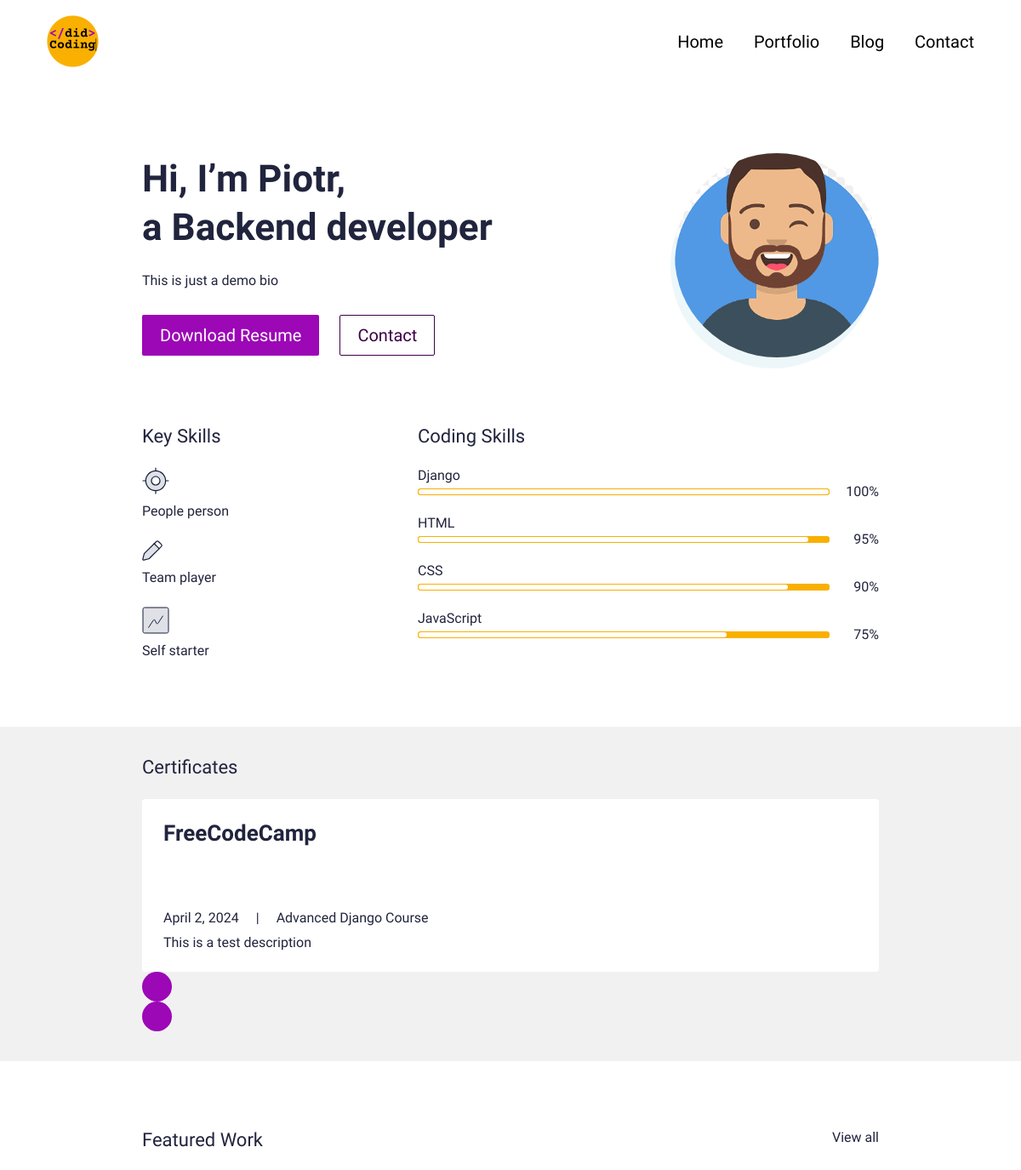
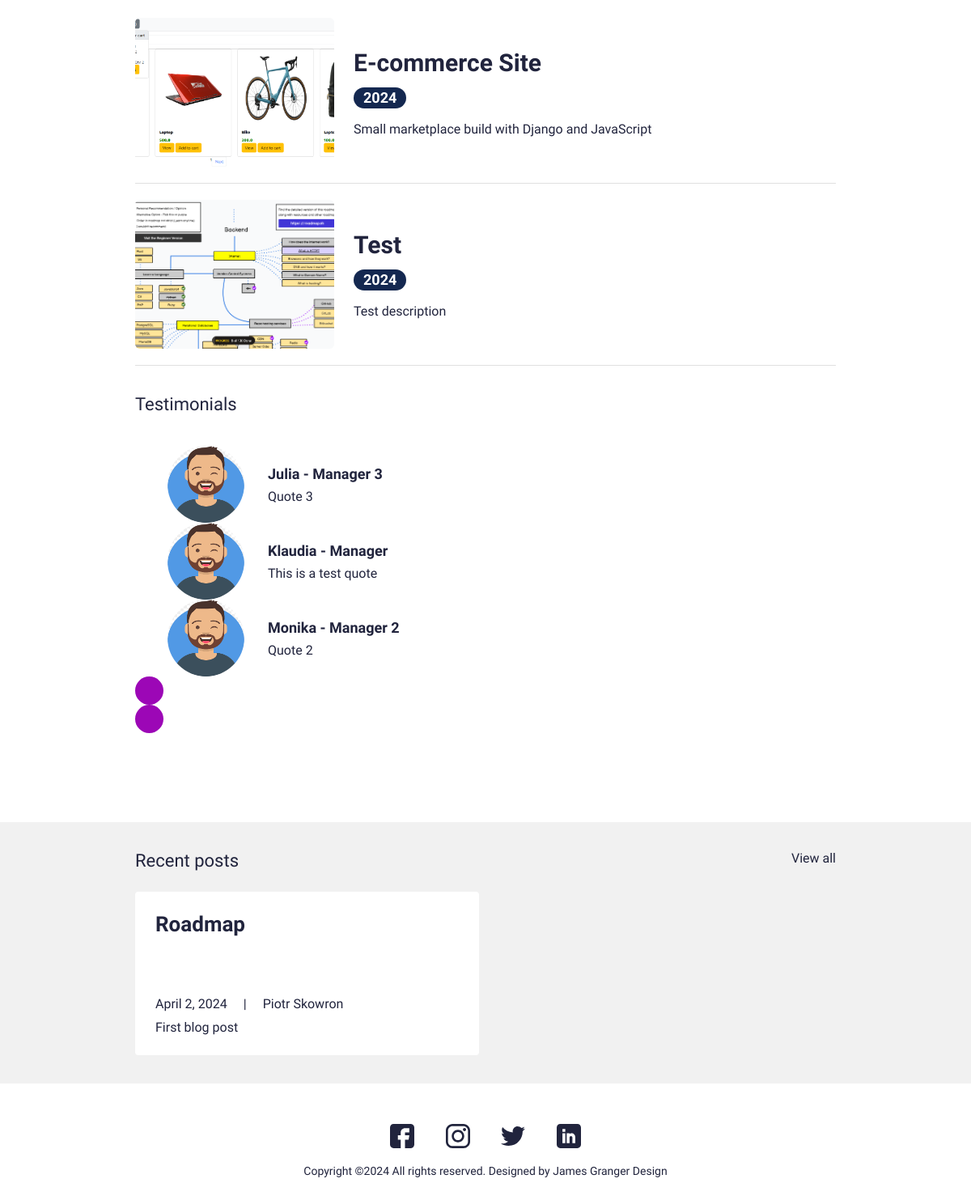
The page / on the database its author committed (2 pictures, top to bottom).
### main/models.py (models this page shows, shortened)
class UserProfile(models.Model):
    user = models.OneToOneField(User, on_delete=models.CASCADE)
    avatar = models.ImageField(blank=True, null=True, upload_to="avatar")
    title = models.CharField(max_length=200, blank=True, null=True)
    bio = models.TextField(blank=True, null=True)
    skills = models.ManyToManyField(Skill, blank=True)
    cv = models.FileField(blank=True, null=True, upload_to="cv")
    class Meta:
        verbose_name_plural = "User Profiles"
        verbose_name = "User Profile"

class Skill(models.Model):
    name = models.CharField(max_length=20, blank=True, null=True)
    score = models.IntegerField(default=80, blank=True, null=True)
    image = models.FileField(upload_to="skills", blank=True, null=True)
    is_key_skill = models.BooleanField(default=False)
    class Meta:
        verbose_name_plural = "Skills"
        verbose_name = "Skill"

class Certificate(models.Model):
    date = models.DateTimeField(blank=True, null=True)
    name = models.CharField(max_length=50, blank=True, null=True)
    title = models.CharField(max_length=50, blank=True, null=True)
    description = models.CharField(max_length=500, blank=True, null=True)
    is_active = models.BooleanField(default=True)
    class Meta:
        verbose_name_plural = "Certificates"
        verbose_name = "Certificate"

class Portfolio(models.Model):
    date = models.DateTimeField(blank=True, null=True)
    name = models.CharField(max_length=200, blank=True, null=True)
    description = models.CharField(max_length=500, blank=True, null=True)
    body = RichTextField(blank=True, null=True)
    image = models.ImageField(blank=True, null=True, upload_to="portfolio")
    slug = models.SlugField(null=True, blank=True)
    is_active = models.BooleanField(default=True)
    class Meta:
        verbose_name_plural = "Portfolio Profiles"
        verbose_name = "Portfolio"
        ordering = ["name"]

class Testimonial(models.Model):
    thumbnail = models.ImageField(
        blank=True, null=True, upload_to="testimonials")
    name = models.CharField(max_length=200, blank=True, null=True)
    role = models.CharField(max_length=200, blank=True, null=True)
    quote = models.CharField(max_length=500, blank=True, null=True)
    is_active = models.BooleanField(default=True)
    class Meta:
        verbose_name_plural = "Testimonials"
        verbose_name = "Testimonial"
        ordering = ["name"]

class Blog(models.Model):
    timestamp = models.DateTimeField(auto_now_add=True)
    author = models.CharField(max_length=200, blank=True, null=True)
    name = models.CharField(max_length=200, blank=True, null=True)
    description = models.CharField(max_length=500, blank=True, null=True)
    body = RichTextField(blank=True, null=True)
    slug = models.SlugField(null=True, blank=True)
    image = models.ImageField(blank=True, null=True, upload_to="blog")
    is_active = models.BooleanField(default=True)
    class Meta:
        verbose_name_plural = "Blog Profiles"
        verbose_name = "Blog"
        ordering = ["timestamp"]

### main/views.py (the view)
# urls.py: path('', views.IndexView.as_view(), name="home"),
class IndexView(generic.TemplateView):
    template_name = "main/index.html"
    def get_context_data(self, **kwargs):
        context = super().get_context_data(**kwargs)
        testimonials = Testimonial.objects.filter(is_active=True)
        certificates = Certificate.objects.filter(is_active=True)
        blogs = Blog.objects.filter(is_active=True)
        portfolio = Portfolio.objects.filter(is_active=True)
        context["testimonials"] = testimonials
        context["certificates"] = certificates
        context["blogs"] = blogs
        context["portfolio"] = portfolio
        return context

### virtual_resume/context_processors.py (called while the page is built)
def project_context(request):
    context = {
        'me': User.objects.first(),
    }
    return context

### main/templates/main/index.html (shortened to what this page needs)
{% extends 'main/base.html' %}
{% load static %}
{% block content %}
<section>
  <div class="bannerSection">
    <div class="container">
      <div class="row g-4 g-md-3  align-items-center">
        <div class="col-md-auto order-md-last">
          <div class="bannerUserImg">
            <img src="{{me.userprofile.avatar.url}}" alt="{{me.first_name|title}} {{me.last_name|title}} avatar">
          </div>
        </div>
        <div class="col-md">
          <div class="bannerContent">
            <h1 class="xlTitle pb-3">Hi, I’m {{me.first_name|title}}, <br> a {{me.userprofile.title}} </br></h1>
            <p>{{me.userprofile.bio}}</p>
            <div class="bannerBtnCol">
              <div class="row">
                <div class="col-auto">
                  <a download href="{{me.userprofile.cv.url}}" class="btn btnPrimary">Download Resume</a>
                </div>
                <div class="col-auto">
                  <a href="{% url 'main:contact' %}" class="btn btnOutline">Contact</a>
                </div>
              </div>
            </div>
          </div>
        </div>
      </div>
    </div>
  </div>
</section>
<section>
  <div class="sectionSpace pt-0">
    <div class="container">
      <div class="row">
        <div class="col-md-auto">
          <div class="keySkillCol">
            <h4 class="smTitle pb-3">Key Skills</h4>
            {% for sk in me.userprofile.skills.all %}
            {% if sk.is_key_skill %}
            <div class="keySkillCard">
              {% if sk.image %}
              <div class="ksIconCol">
                <img src="{{sk.image.url}}" alt="...">
              </div>
              {% endif %}
              <span class="ksText">{{sk.name}}</span>
            </div>
            {% endif %}
            {% endfor %}
          </div>
        </div>
        <div class="col-md">
          <h4 class="smTitle pb-3">Coding Skills</h4>
          <div class="progressCol">
            <div class="progressCard">
              {% for sk in me.userprofile.skills.all %}
              {% if not sk.is_key_skill %}
              <div class="progressCol">
                <span class="progressLbl">{{sk.name}}</span>
                <div class="row g-2 align-items-center">
                  <div class="col">
                    <div class="progress progressStyle">
                      <div class="progress-bar" role="progressbar" style="width: {{sk.score}}%" aria-valuenow="{{sk.score}}" aria-valuemin="0" aria-valuemax="100"></div>
                    </div>
                  </div>
                  <div class="col-auto">
                    <span class="pLbl">{{sk.score}}%</span>
                  </div>
                </div>
              </div>
              {% endif %}
              {% endfor %}
            </div>
          </div>
        </div>
      </div>
    </div>
  </div>
</section>
<section>
  <div class="sectionSpaceSm lightBg">
    <div class="container">
      <div class="row pb-3">
        <div class="col">
          <h4 class="smText regular">Certificates</h4>
        </div>
      </div>
      <div class="sliderOuter">
        <div class="swiper certificatesSlider">
          <div class="swiper-wrapper">
            {% for c in certificates %}
            {% if c.is_active %}
            <div class="swiper-slide">
              <div class="cardStyle1">
                <h4 class="mdTitle cs1Title">
                  <a href="javascript:void(0)">{{c.title}}</a>
                </h4>
                <ul class="cardOptionCol">
                  <li>{{c.date.date}}</li>
                  <li>{{c.name|title}}</li>
                </ul>
                <p>{{c.description}}</p>
              </div>
            </div>
            {% endif %}
            {% endfor %}
          </div>
        </div>
        <div class="cert-swiper-button-next swiper-button-next swiperBtnStyle"></div>
        <div class="cert-swiper-button-prev swiper-button-prev swiperBtnStyle"></div>
      </div>
    </div>
  </div>
</section>
<section>
  <div class="sectionSpace">
    <div class="container">
      <div class="portfolioCol">
        <div class="row pb-3">
          <div class="col">
            <h4 class="smText regular">Featured Work</h4>
          </div>
          <div class="col-auto">
            <a href="{% url 'main:portfolios' %}" class="simpleLink">View all</a>
          </div>
        </div>
        {% for p in portfolio %}
        {% if p.is_active %}
        <div class="portfolioCard">
          <div class="row g-4 align-items-center">
            <div class="col-md-auto">
              <div class="portfolioImgCol">
                <a href="{% url 'main:portfolio' slug=p.slug %}"><img src="{{p.image.url}}" alt="..."></a>
              </div>
            </div>
            <div class="col-md">
              <div class="portfolioContentCol">
                <h4 class="lgTitle"><a href="{% url 'main:portfolio' slug=p.slug %}">{{p.name}}</a></h4>
                <ul class="portfolioOption">
                  <li><span class="dateLbl">{{p.date.year}}</span></li>
                </ul>
                <p>{{p.description}}</p>
              </div>
            </div>
          </div>
        </div>
        {% endif %}
        {% endfor %}
      </div>
      <div class="testimonialCol">
        <h4 class="smText regular d-block">Testimonials</h4>
        <div class="testimonialSlider">
          <div class="swiper testimonialSwiper">
            <div class="swiper-wrapper">
              {% for t in testimonials %}
              {% if t.is_active %}
              <div class="swiper-slide">
                <div class="testimonialCard">
                  <div class="row align-items-center">
                    <div class="col-sm-auto">
                      <div class="tImgCol">
                        <img src="{{t.thumbnail.url}}" alt="...">
                      </div>
                    </div>
                    <div class="col-sm">
                      <div class="tContentCol">
                        <h4 class="xsTitle bold">{{t.name}} - {{t.role}}</h4>
                        <p>{{t.quote}}</p>
                      </div>
                    </div>
                  </div>
                </div>
              </div>
              {% endif %}
              {% endfor %}
            </div>
            <div class="test-swiper-button-next swiper-button-next swiperBtnStyle"></div>
            <div class="test-swiper-button-prev swiper-button-prev swiperBtnStyle"></div>
          </div>
        </div>
      </div>
    </div>
  </div>
</section>
<section>
  <div class="sectionSpaceSm lightBg">
    <div class="container">
      <div class="row pb-3">
        <div class="col">
          <h4 class="smText regular">Recent posts</h4>
        </div>
        <div class="col-auto">
          <a href="{% url 'main:blogs' %}" class="simpleLink">View all</a>
        </div>
      </div>
      <div class="row g-3">
      {% for b in blogs %}
      {% if b.is_active %}
        <div class="col-lg-6">
          <div class="cardStyle1">
            <h4 class="mdTitle cs1Title"><a href="{% url 'main:blog' slug=b.slug %}">{{b.name}}</a></h4>
            <ul class="cardOptionCol">
              <li>{{b.timestamp.date}}</li>
              <li>{{b.author}}</li>
            </ul>
            <p>{{b.description}}</p>
          </div>
        </div>
        {% endif %}
        {% endfor %}
      </div>
    </div>
  </div>
</section>
{% endblock %}

### rows shown on the page
Skill: image (picture), name "People person"
Skill: image (picture), name "Team player"
Skill: image (picture), name "Self starter"
Skill: name "Django", score "100"
Skill: name "HTML", score "95"
Skill: name "CSS", score "90"
Skill: name "JavaScript", score "75"
Certificate: title "FreeCodeCamp", date "April 2, 2024", name "Advanced Django Course", description "This is a test description"
Portfolio: image (picture), name "E-commerce Site", date.year "2024", description "Small marketplace build with Django and JavaScript"
Portfolio: image (picture), name "Test", date.year "2024", description "Test description"
Testimonial: thumbnail (picture), name "Julia", role "Manager 3", quote "Quote 3"
Testimonial: thumbnail (picture), name "Klaudia", role "Manager", quote "This is a test quote"
Testimonial: thumbnail (picture), name "Monika", role "Manager 2", quote "Quote 2"
Blog: name "Roadmap", timestamp "April 2, 2024", author "Piotr Skowron", description "First blog post"

### other values the page prints
{{ me.first_name|title }} "Piotr"
{{ me.userprofile.title }} "Backend developer"
{{ me.userprofile.bio }} "This is just a demo bio"
